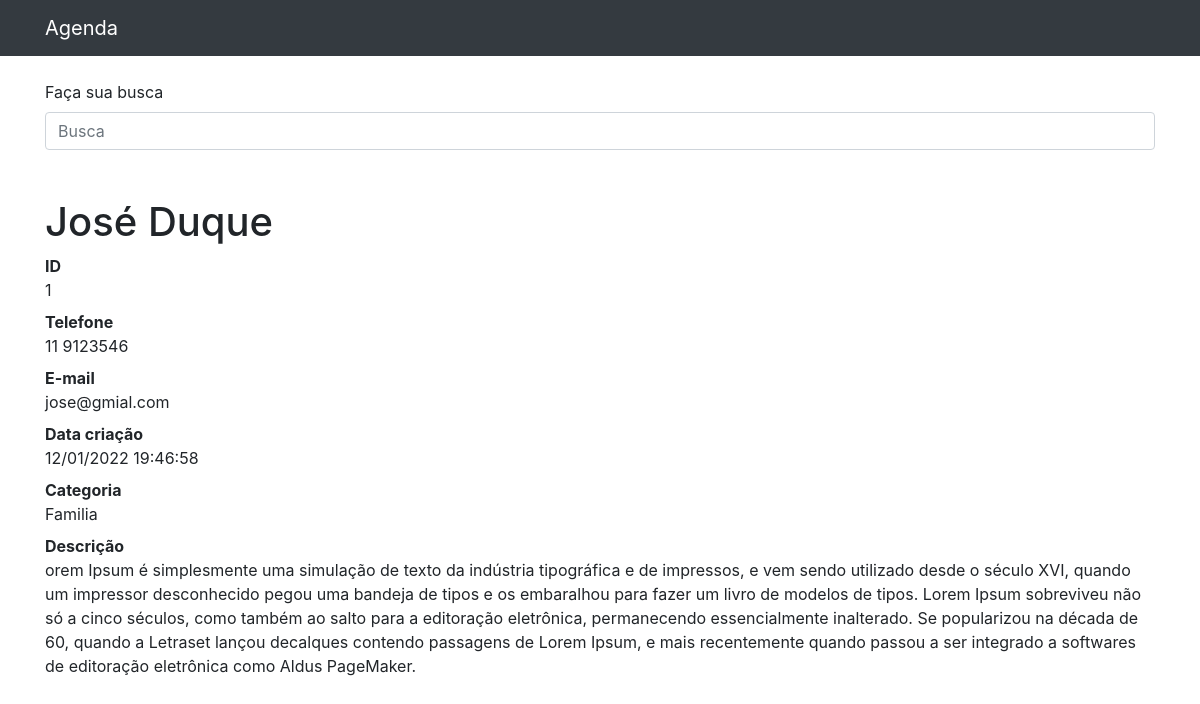
Before: /1 with the older database file.
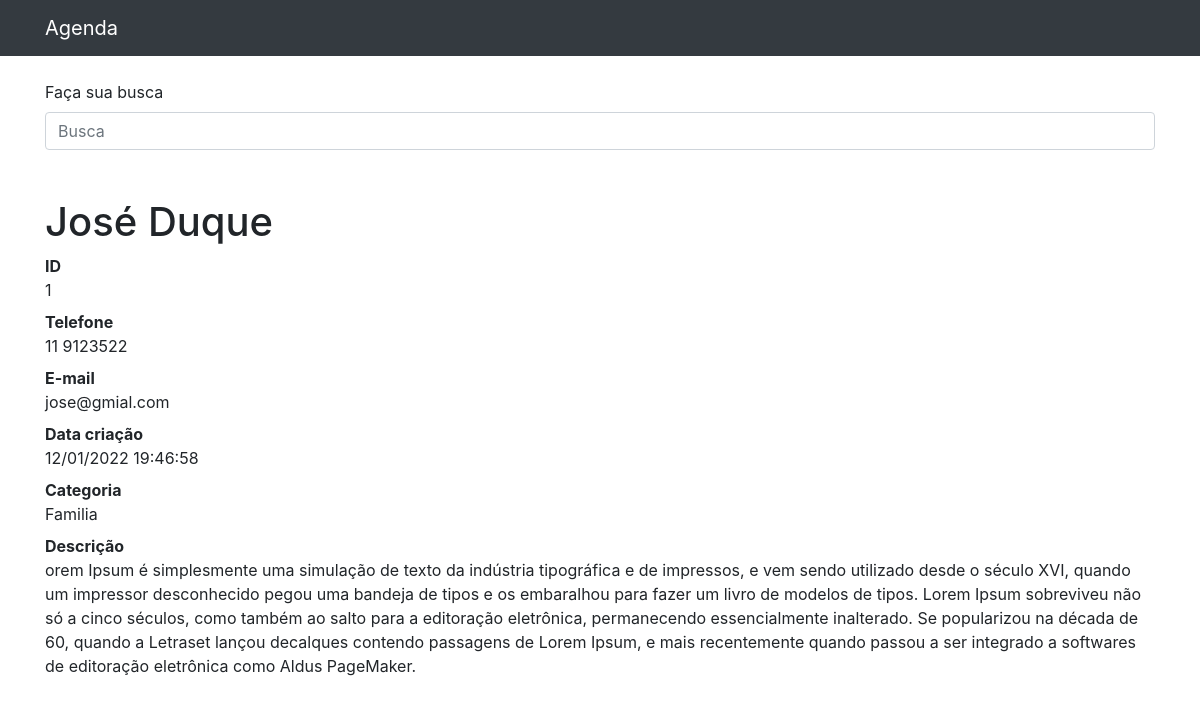
After: the same page with the newer database file.
### contatos/models.py (models this page shows, shortened)
class Contato(models.Model):
    nome = models.CharField(max_length=30)
    sobrenome = models.CharField(max_length=30, blank=True)
    telefone = models.CharField(max_length=10)
    email = models.CharField(max_length=30, blank=True)
    data_criacao = models.DateTimeField(default=timezone.now())
    descricao = models.TextField(blank=True)
    categoria = models.ForeignKey(Categoria, on_delete=models.DO_NOTHING)
    mostar = models.BooleanField(default=True)
    foto = models.ImageField(blank=True, upload_to='fotos/%Y/%m')

class Categoria(models.Model):
    nome = models.CharField(max_length=30)
    def __str__(self):
        return self.nome

### contatos/views.py (the view)
# urls.py: path('<int:id_contato>', views.show_contato, name='show_contato'),
def show_contato(request, id_contato):
    contato = get_object_or_404(Contato, id=id_contato)
    if not contato:
       raise  Http404()
    return render(request, 'contatos/show_contato.html', {
        'contato': contato
    })

### contatos/templates/contatos/show_contato.html (shortened to what this page needs)
{% extends 'base.html' %}
{% block conteudo %}
        <h1 class="mt-5">{{contato.nome}} {{contato.sobrenome}}</h1>
        <dl>
          <dt>ID</dt>
          <dd>{{contato.id}}</dd>
          <dt>Telefone</dt>
          <dd>{{contato.telefone}}</dd>
          <dt>E-mail</dt>
          <dd>{{contato.email}}</dd>
          <dt>Data criação</dt>
          <dd>{{contato.data_criacao|date:'d/m/Y H:i:s'}}</dd>
          <dt>Categoria</dt>
          <dd>{{contato.categoria}}</dd>
          <dt>Descrição</dt>
          <dd>
            {{contato.descricao}}
          </dd>
        </dl>
{% endblock %}

Changed rows visible on the page:
changed Contato "José": telefone "11 9123546" → "11 9123522"
